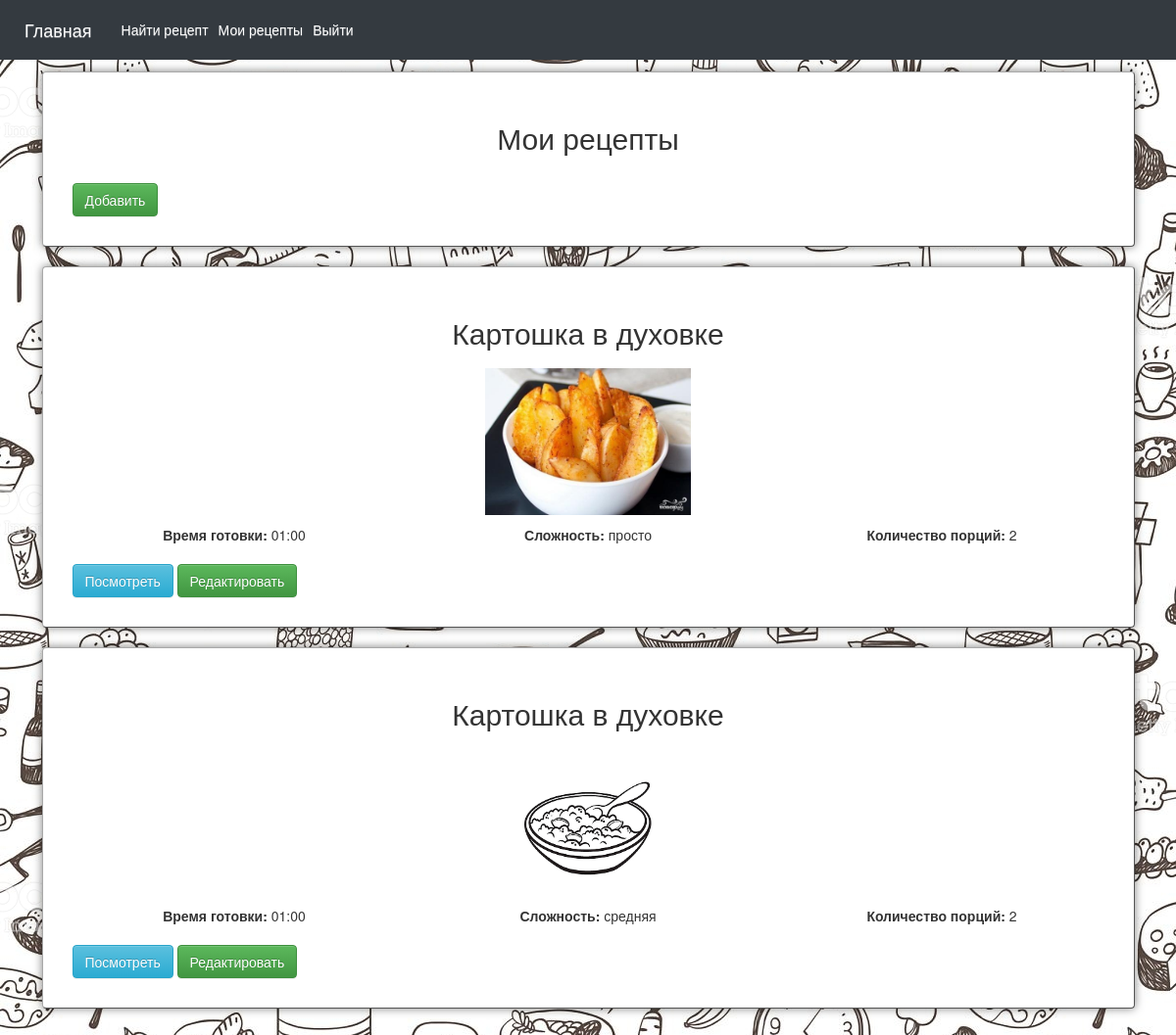
Page /recipes/my_recipes (signed in) on the earlier database version.
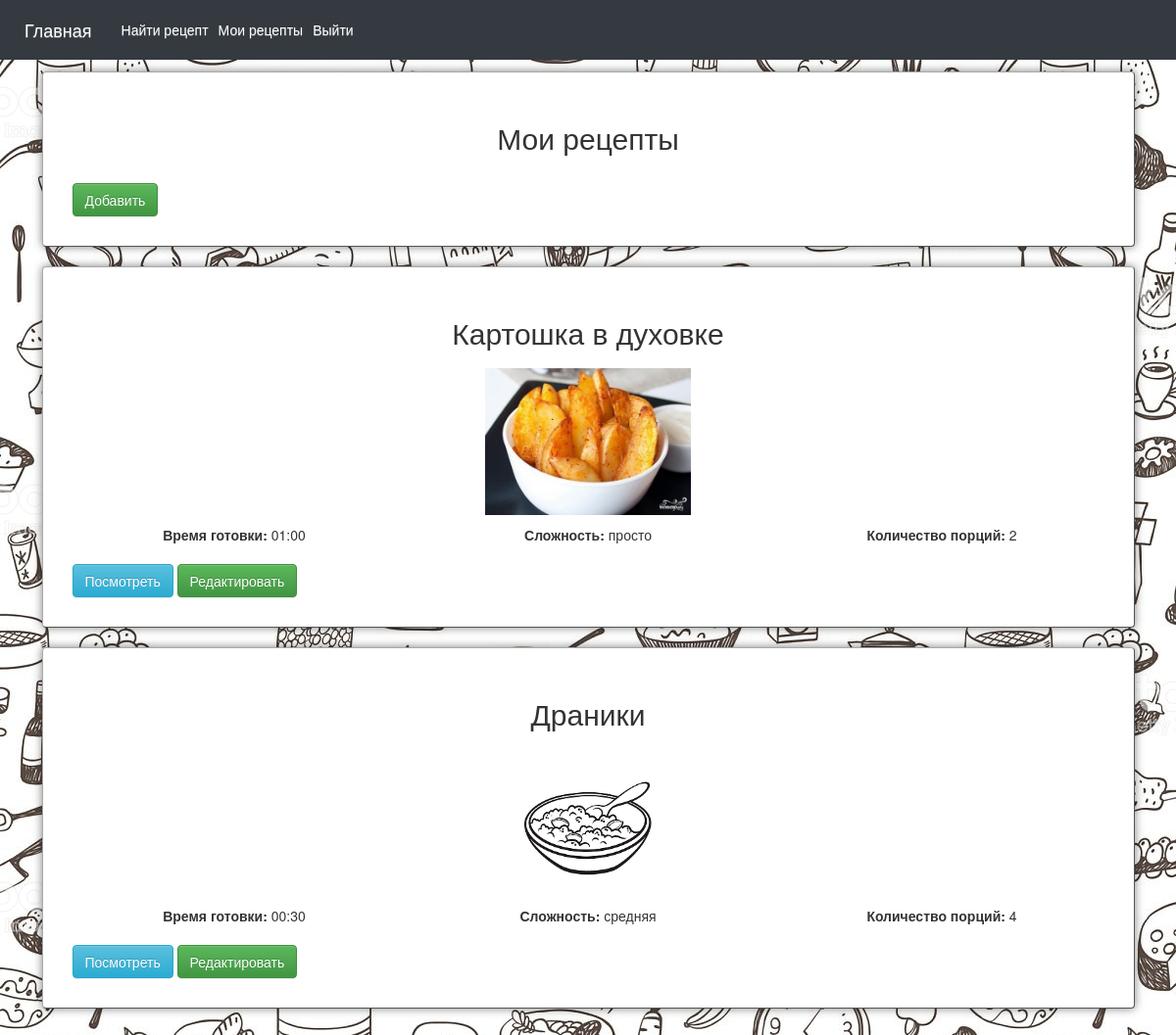
Same page on the later database version.
### db_models.py (models this page shows)
class BaseModel(Model):
    class Meta:
        database = db

class Recipes(BaseModel):
    name = TextField()
    create_datetime = DateTimeField(default=dt.now)
    users = ForeignKeyField(Users, backref='user')
    cooking_time = TimeField()
    complexity = ForeignKeyField(Directory, backref='complexity')
    description = TextField()
    number_of_servings = IntegerField()

class Directory(BaseModel):
    name_directory = ForeignKeyField(NameDirectory, backref='name_directory')
    tech_name = TextField()
    ru_name = TextField()
    default = BooleanField(default=False, null=True)
    is_published = BooleanField(default=True, null=True)

### routes.py (the view)
    def response_wrap(*args, **kwargs):
        res = foo(*args, **kwargs)
        return res if res else render_template_my('errors/page_404.html')

### py_files/recipes.py (called while the page is built)
    @Tools.check_session
    def my_recipes_list(self):
        data = {
            'recipes': Recipes.select(Recipes.id, Recipes.users_id.alias('user'), Recipes.name, Recipes.cooking_time,
                                      Recipes.number_of_servings, Directory.ru_name.alias('complexity'),
                                      Files.id.alias('file_name'), Files.type_file
                                      ).join(Rating, JOIN.LEFT_OUTER)
                                       .join(Files, JOIN.LEFT_OUTER, on=(Files.recipes_id == Recipes.id))
                                       .join(Directory, on=(Recipes.complexity_id == Directory.id))
                                       .where(Recipes.users_id == session.get('user_id')).dicts()
        }
        return render_template_my('recipes/my_recipes.html', data=data)

### py_files/render_template.py (called while the page is built)
def render_template_my(template, **kwargs):
    kwargs['user_id'] = session.get('user_id', None)
    return render_template(template, **kwargs)

### routes.py (called while the page is built)
def check_response(foo):
    def response_wrap(*args, **kwargs):
        res = foo(*args, **kwargs)
        return res if res else render_template_my('errors/page_404.html')
    return response_wrap

### app/templates/recipes/my_recipes.html (shortened to what this page needs)
{% extends "base.html" %}
{% block body %}
<div class="panel panel-frames">
    <div class="panel-margin">
        <div class="row">
            <div class="col-xs-12 col-md-12 col-lg-12" style="text-align: center; margin-bottom: 10px;">
                <h2>Мои рецепты</h2>
            </div>
        </div>
        <div class="row">
            <div class="col-xs-12 col-md-12 col-lg-12" style="margin-top: 10px;">
                <button class="btn btn-success" type="button"
                        onClick="window.location.replace('../recipes/recipe');">Добавить</button>
            </div>
        </div>
    </div>
</div>
    {% for recipe in data.recipes %}
    <div class="panel panel-frames">
    <div class="panel-margin">
        <div class="row">
            <div class="col-xs-12 col-md-12 col-lg-12" style="text-align: center; margin-bottom: 10px;">
                <h2>{{ recipe.name }}</h2>
            </div>
            <div class="col-xs-12 col-md-12 col-lg-12" style="text-align: center; margin-bottom: 10px;">
                {% if not recipe.file_name %}
                    <img src="{{ url_for('static', filename='images/eda.jpg') }}" alt="фото" width="150" height="150"
                         class="img-max-width">
                {% else %}
                    <img src="{{ url_for('static', filename='images/recipe_img/{}/{}.{}'.format(recipe.user, recipe.file_name, recipe.type_file) ) }}"
                         alt="фото"  height="150" class="img-max-width">
                {% endif %}
            </div>
            <div class="col-xs-12 col-md-4 col-lg-4" style="text-align: center; margin-bottom: 10px;">
                <b>Время готовки:</b> {{ recipe.cooking_time.strftime('%H:%M') }}
            </div>
            <div class="col-xs-12 col-md-4 col-lg-4" style="text-align: center; margin-bottom: 10px;">
                <b>Сложность:</b> {{ recipe.complexity }}
            </div>
            <div class="col-xs-12 col-md-4 col-lg-4" style="text-align: center; margin-bottom: 10px;">
                <b>Количество порций:</b> {{ recipe.number_of_servings }}
            </div>
        </div>
        <div class="row">
            <div class="col-xs-12 col-md-12 col-lg-12" style="margin-top: 10px;">
                <button class="btn btn-info" type="button"
                        onClick="window.location.replace('../recipes/show_recipe?id={{ recipe.id }}');">Посмотреть</button>
                <button class="btn btn-success" type="button"
                        onClick="window.location.replace('../recipes/recipe?id={{ recipe.id }}');">Редактировать</button>
            </div>
        </div>
    </div>
</div>
    {% endfor %}
{% endblock %}

Differences in the rows shown:
changed Recipes "средняя": name "Картошка в духовке" → "Драники"; cooking_time "01:00" → "00:30"; number_of_servings "2" → "4"
